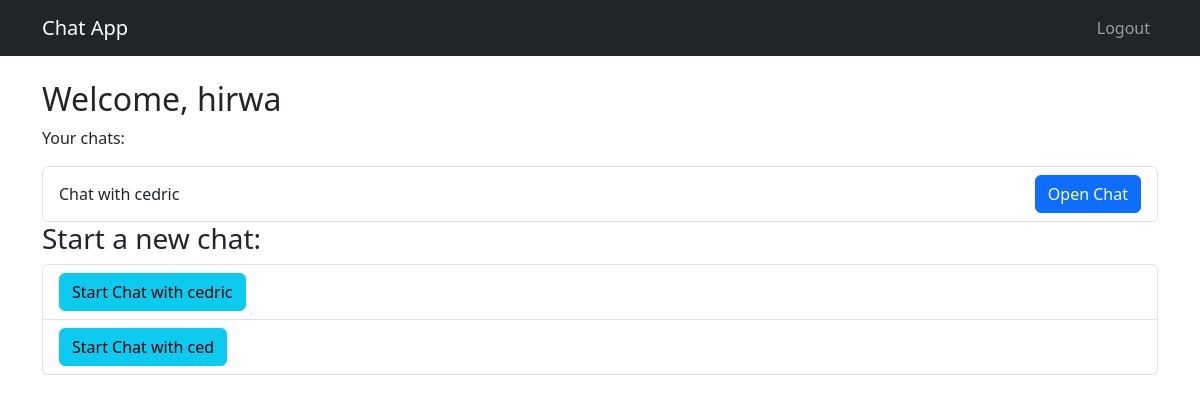
The app's page /chat/ (signed in) with its own data.
### users/models.py (models this page shows)
class CustomUser(AbstractUser):
    profile_picture = models.ImageField(upload_to='profile_pics/', blank=True, null=True)

### chat/models.py (models this page shows, shortened)
class ChatSession(models.Model):
    user1 = models.ForeignKey(User, on_delete=models.CASCADE, related_name="chats_as_user1")
    user2 = models.ForeignKey(User, on_delete=models.CASCADE, related_name="chats_as_user2")
    created_at = models.DateTimeField(auto_now_add=True)
    class Meta:
        unique_together = ('user1', 'user2')  # Ensure only one chat session per user pair

### chat/views.py (the view)
# urls.py: path('', views.chat_home, name='chat_home'),
@login_required
def chat_home(request):
    chat_sessions = ChatSession.objects.filter(user1=request.user) | ChatSession.objects.filter(user2=request.user)
    chat_sessions = chat_sessions.order_by('-created_at')  # Order by most recent chat
    users = User.objects.exclude(id=request.user.id)
    return render(request, 'chat/home.html', {
        'chat_sessions': chat_sessions,
        'users': users  # Pass users to the template
    })

### chat/templates/chat/home.html
{% extends 'base.html' %}
{% block content %}
<h2>Welcome, {{ user.username }}</h2>
<p>Your chats:</p>
<ul class="list-group">
    {% for session in chat_sessions %}
        <li class="list-group-item d-flex justify-content-between align-items-center">
            <span>
                {% if session.user1 == user %}
                    Chat with {{ session.user2.username }}
                {% else %}
                    Chat with {{ session.user1.username }}
                {% endif %}
            </span>
            <a href="{% url 'chat_detail' chat_id=session.id %}" class="btn btn-primary">Open Chat</a>
        </li>
    {% empty %}
        <li class="list-group-item">No chats yet.</li>
    {% endfor %}
</ul>
<h3>Start a new chat:</h3>
<ul class="list-group">
    {% for user in users %}
        {% if user != request.user %}
            <li class="list-group-item">
                <a href="{% url 'start_chat' user.id %}" class="btn btn-info">
                    Start Chat with {{ user.username }}
                </a>
            </li>
            {% else %}
            <p>No users available.</p>
        {% endif %}
    {% endfor %}
</ul>
{% endblock %}

### records on screen
CustomUser: username "hirwa"
ChatSession: user1.username "cedric"
CustomUser: username "cedric"
CustomUser: username "ced"
